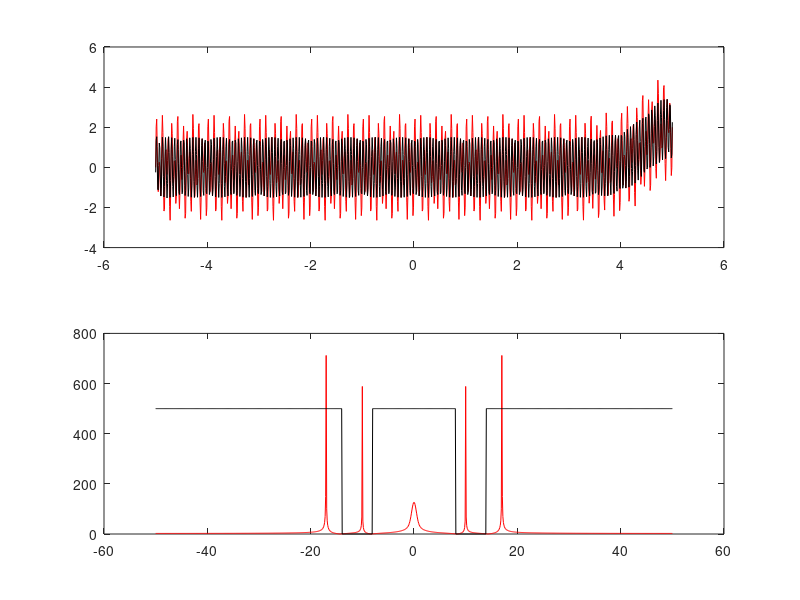

Write MATLAB code to recreate this figure.
close all; clear; clc;
%% Szereg Fouriera z Kolosa 2024
Fs = 100;
t = -2 : 1/Fs : 4;
x = (1 + 0.5*sign(t).*(t.^2)).*(t<=2) + (t>=0).*(t>2);
XT = ones(size(t));
for n = 1 : 100
    w = n*pi;
    bn = -4*cos(2*w/3)/w+12*sin(2*w/3)/(w*w) + 18*(cos(2*w/3)-1)/(w^3);
    XT = XT + bn*sin(w*t/3);
end
plot(t, x, '.g', t, XT, 'r');

close all; clear; clc;
%% Transformata Fouriera
% t = <0,10>, Fs = 100;
% x: sygnał trójkątny, szer = 4, amp=1, tw=5;
% wykres
Fs = 100;
t = 0 : 1/Fs : 10;
x = 1 * (1-abs(t-5)/2).*(abs(t-5)<2); % trójkąt
subplot(211), plot(t,x);
XT = fft(x);
XT = fftshift(XT);
WA = abs(XT); % widmo aplitudowe
WF = angle(XT); % widmo fazowe, nie potrzebne
f = linspace(-Fs/2, Fs/2, length(t));
subplot(212), plot(f, WA) % ABSOLUTNIE!!! WA nie jest funkcją czasu

close all; clear; clc;
%% Stworzyć sygnał, policzyć fft, wyswietlic sygnal i jego WA
% stworzyc sygnal:
% t = <-5,5>, Fs = 100;
% x - suma skladowych:
% - harmoniczna, f = 17, Amp = 1.5;
% - harmoniczna o okresie 0.1 i Amp = 1.2
% - Gaussa, sr = 5, std = 0.5, amp = 2

Fs = 100;
t = -5 : 1/Fs : 5;
x = 1.5*sin(2*pi*17*t) + 1.2*sin(2*pi*t/0.1) + 2*exp(-((t-5).^2)/(2*0.5^2));

XT = fftshift(fft(x));
WA = abs(XT);
f = linspace(-Fs/2, Fs/2, length(t));
BS = 1.0*(abs(f)<=8 | abs(f)>=14)
xn = real(ifft(ifftshift(BS .* XT)))

subplot(211), plot(t,x,'r', t,xn,'k');
subplot(212), plot(f, WA,'r', f,500*BS,'k')
